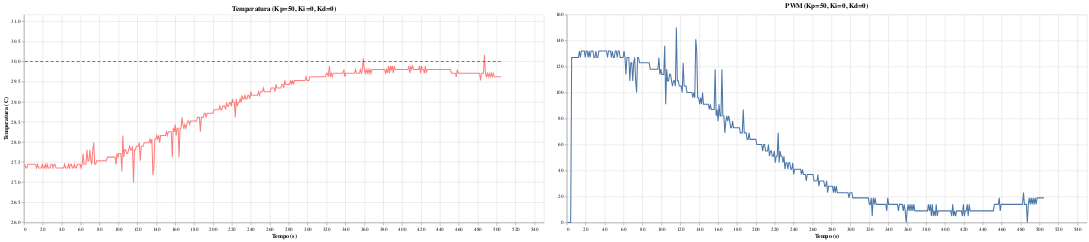

Here is the notebook cell this chart was saved with:
### Code cell
lenz_feliz(data_50p_00i_00d,'Kp=50, Ki=0, Kd=0')

### Figure 1 — Vega-Lite specification as saved in the notebook (floating-point values rounded to 4 significant figures; data arrays with more than 128 entries replaced by an {"elided": "..."} marker saying what was removed)
{"config": {"view": {"continuousWidth": 300, "continuousHeight": 300}}, "hconcat": [{"layer": [{"mark": {"type": "line", "strokeDash": [5, 5]}, "encoding": {"x": {"field": "Tempo (s)", "title": "Tempo (s)", "type": "quantitative"}, "y": {"field": "Temp Desejada (C)", "scale": {"domain": [25.99, 31.0]}, "title": "Temperatura (C)", "type": "quantitative"}}, "title": "Temperatura (Kp=50, Ki=0, Kd=0)"}, {"mark": {"type": "line", "color": "red"}, "encoding": {"opacity": {"value": 0.5}, "x": {"field": "Tempo (s)", "title": "Tempo (s)", "type": "quantitative"}, "y": {"field": "Temp Atual (C)", "scale": {"domain": [25.99, 31.17]}, "title": "Temperatura (C)", "type": "quantitative"}}, "title": "Temperatura (Kp=50, Ki=0, Kd=0)"}], "height": 400, "width": 1000}, {"mark": {"type": "line"}, "encoding": {"opacity": {"value": 1}, "x": {"field": "Tempo (s)", "title": "Tempo (s)", "type": "quantitative"}, "y": {"field": "PWM", "title": "", "type": "quantitative"}}, "height": 400, "title": "PWM (Kp=50, Ki=0, Kd=0)", "width": 1000}], "data": {"name": "data-555a1dbcb99b29f3dc46a3457f8914ba"}, "transform": [{"filter": "(datum['Tempo (s)'] <= 2000)"}], "$schema": "https://vega.github.io/schema/vega-lite/v5.20.1.json", "datasets": {"data-555a1dbcb99b29f3dc46a3457f8914ba": {"elided": "492 records"}}}
